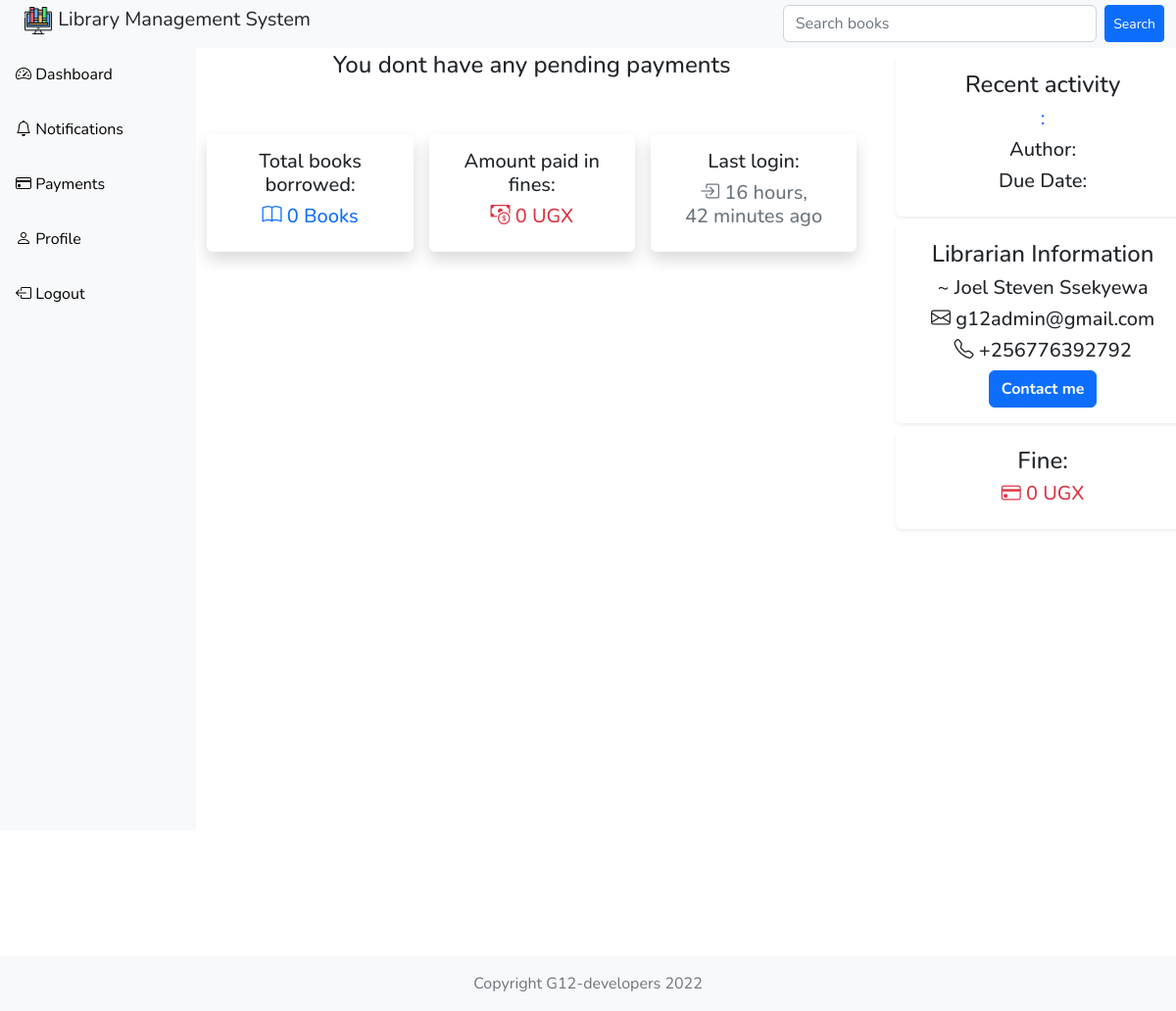
Before: /user-payments/14/ (signed in) with the older database file.
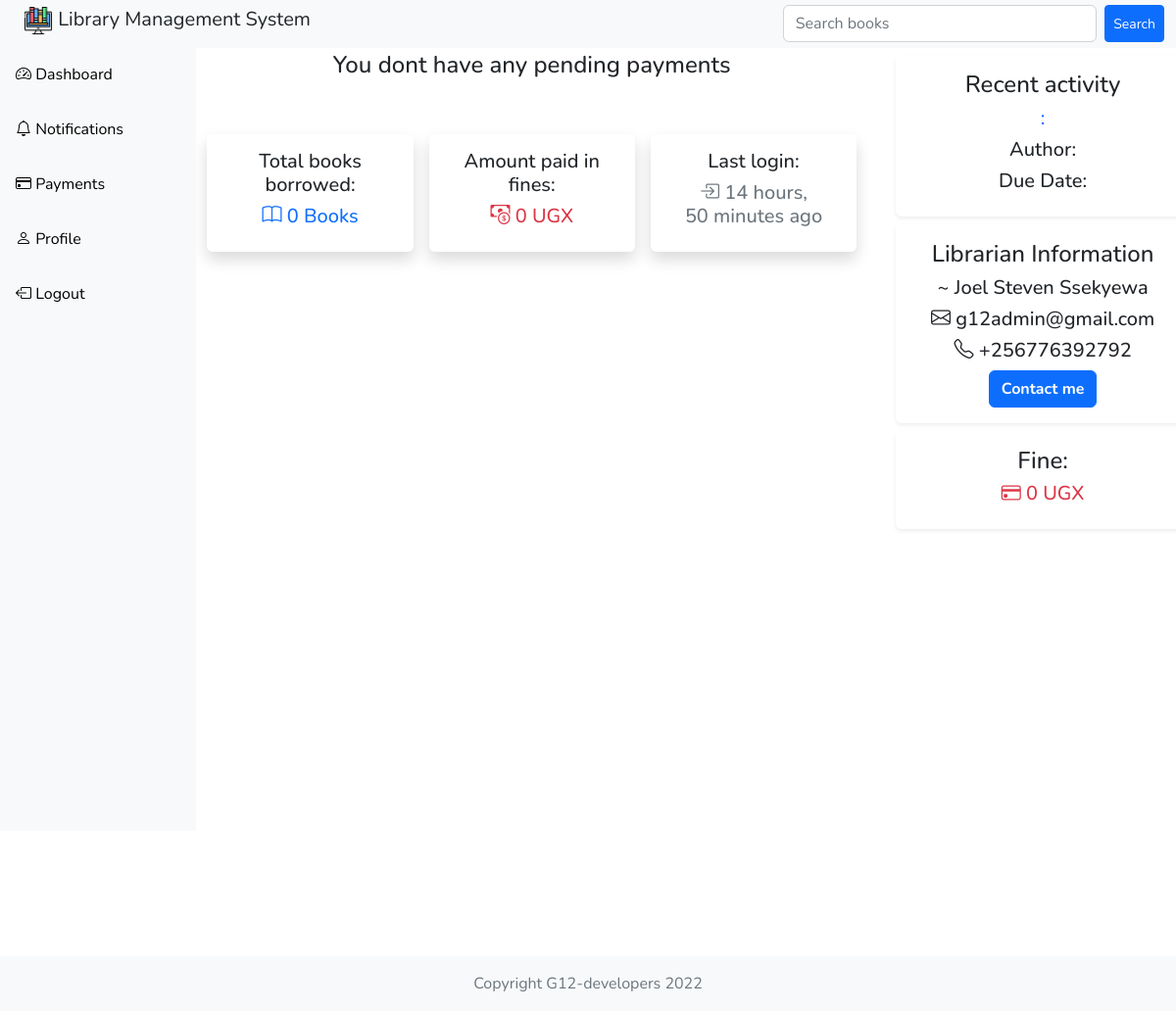
After: the same page with the newer database file.
### customuser/models.py (models this page shows, shortened)
class CustomUser(AbstractUser):
    name = models.CharField(max_length=50)
    email = models.EmailField(max_length=100, unique=True)
    password = models.CharField(max_length=500)
    date_of_birth = models.DateField(null=True)
    phone_number = models.BigIntegerField()
    sex = models.CharField(max_length=10, null=True)
    role = models.CharField(max_length=20, default='Student')
    is_active = models.BooleanField(default=True)
    USERNAME_FIELD = 'email'
    REQUIRED_FIELDS = ['name', 'sex', 'role', 'phone_number', 'username']

### customuser/views.py (the view)
# urls.py: path('user-payments/<str:pk>/', views.userPayments, name='payments'),
@login_required(login_url='login')
def userPayments(request, pk):
    details = {}
    payment = ''
    borrowed_book = ''
    borrowed_books = 0
    available_books = 0
    user = CustomUser.objects.get(id=pk)
    total_books = Book.objects.all()
    users = CustomUser.objects.filter(role='Student')
    pending_requests = Request.objects.filter(status="Pending")
    fines = UserPayment.objects.filter(status='Pending')
    librarian = CustomUser.objects.get(role__icontains="Admin")
    try:
        available_books = Book.objects.filter(status='Available').count()
    except:
        available_books = 0
    try:
        borrowed_books = Book.objects.filter(status='Borrowed').count()
    except:
        borrowed_books = 0
    try:
        borrowed_book = Book.objects.get(status='Borrowed',
                                         borrower_id=user.id)
    except:
        borrowed_book = ''
    if request.user.role == 'Admin':
        details = {}  # Main dictionary containing all others
        payments = ''
        book = ''
        index = 0  # Counter
        try:  # Get all users
            students = CustomUser.objects.all()
        except:
            return HttpResponse('No students yet')
        for student in students:
            if student.role == 'Student':
                details[index] = {}
                try:
                    details[index]['name'] = student.name
                    details[index]['phone_number'] = student.phone_number
                except:
                    details[index]['name'] = ''
                    details[index]['phone_number'] = ''
                try:
                    book = Book.objects.get(borrower_id=student.id)
                    details[index]['title'] = book.title
                    details[index]['due_date'] = book.due_date
                except:
                    book = ''
                    details[index]['title'] = ''
                    details[index]['due_date'] = ''
                try:
                    payment = UserPayment.objects.get(payer=student.id)
                    details[index]['amount'] = payment.amount
                except:
                    payment = ''
                if details[index][
                        'title'] == '':  # Delete indexes without books
                    details.pop(index)
                index += 1
        context = {'details': details}
    else:
        student = CustomUser.objects.get(id=pk)
        try:
            book = Book.objects.get(borrower_id=student.id)
            payment = UserPayment.objects.get(payer=student.id)
        except:
            payment = ''
            book = ''
    context = {
        'details': details,
        'users': users.count(),
        'pending_requests': pending_requests.count(),
        'fines': fines.count(),
        'librarian': librarian,
        'borrowed_book': borrowed_book,
        'available_books': available_books,
        'borrowed_books': borrowed_books,
        'payment': payment,
        'book': book
    }
    return render(request, 'customuser/payments_template.html', context)

### customuser/templates/customuser/payments_template.html (shortened to what this page needs)
{% extends 'base.html' %} {% block content %}
{% if request.user.role == 'Student'%}
<div class="container-fluid p-3 m-1" style="text-align: center">
  {% if payment %}
  <h5 class="text-muted"><i class="bi-credit-card"></i> Payment information</h5>
  <h4>~ {{user.name}}</h4>
  <h5>Book title: {{book.title}}</h5>
  <h5>Date Borrowed: {{book.updated}}</h5>
  <h5>Due Date: {{book.due_date}}</h5>
  <h5>Current fine: {{payment.amount}}</h5>
  <button class="btn btn-danger w-25 m-2">Pay fine</button>
  {% else %}
  <h4>You dont have any pending payments</h4>
  {% endif %}
  <div class="base-in">
    <div class="shadow p-3 m-2 mt-5 rounded">
      <h5>Total books borrowed:</h5>
      <h5 class="text-primary">
        <i class="bi-book"></i> {{borrowed_books}} Books
      </h5>
    </div>
    <div class="shadow p-3 m-2 mt-5 rounded">
      <h5>Amount paid in fines:</h5>
      <h5 class="text-danger"><i class="bi-cash-coin"></i> 0 UGX </h5>
    </div>
    <div class="shadow p-3 m-2 mt-5 rounded">
      <h5>Last login:</h5>
      <h5 class="text-secondary">
        <i class="bi-box-arrow-in-right"></i> {{user.last_login | timesince }}
        ago
      </h5>
    </div>
  </div>
</div>
{% endif %} {% endblock %}

Changed rows visible on the page:
changed CustomUser: last_login "16 hours, 42 minutes" → "14 hours, 50 minutes"
